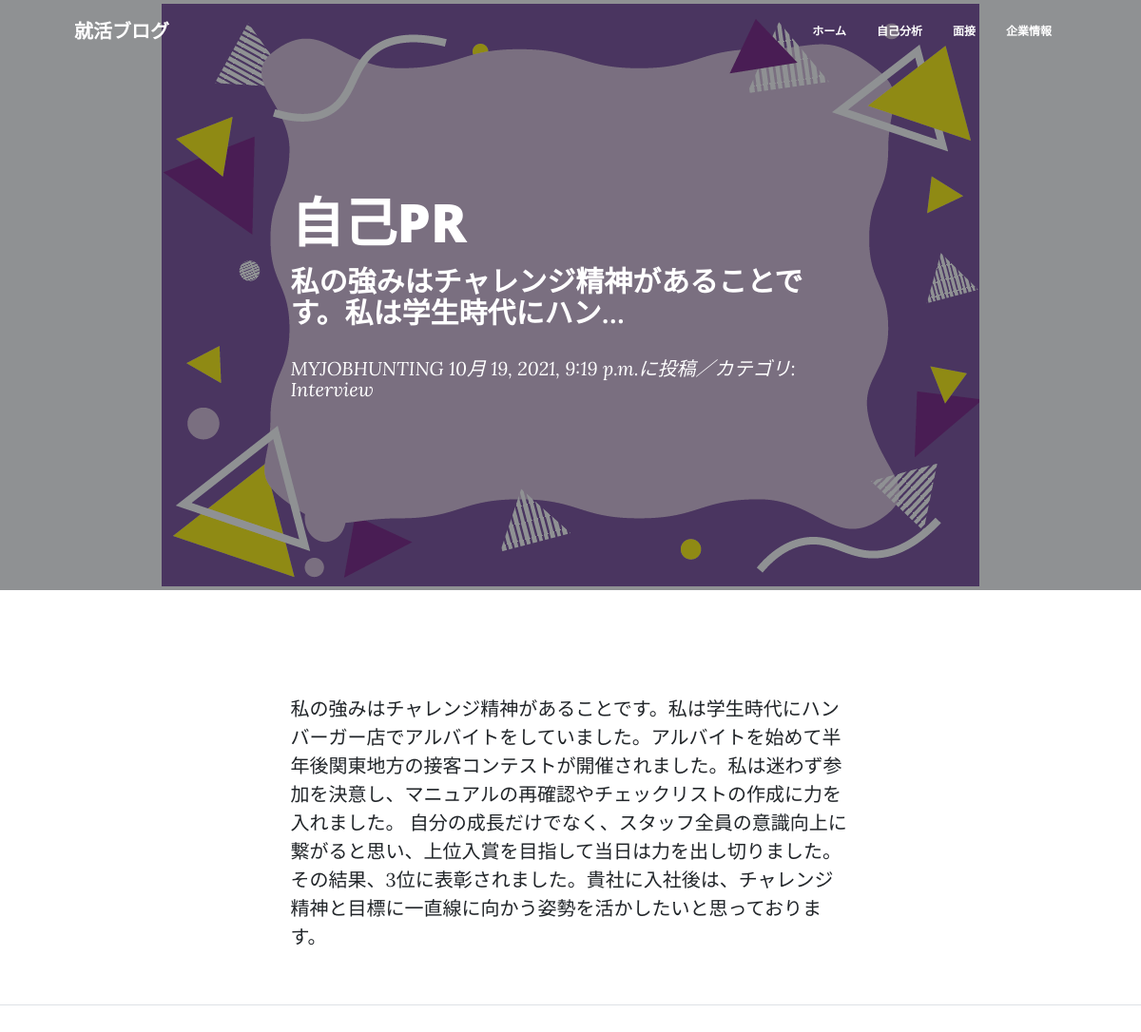
The page /blog-detail/37/ on the database its author committed.
### job/models.py (models this page shows, shortened)
class BlogPost(models.Model):
    CATEGORY = (('Yourself', '自己分析のこと'), ('Interview', '面接のこと'), ('Companyinfo', '企業情報のこと'))
    title = models.CharField(
        verbose_name='タイトル', # フィールドのタイトル
        max_length=200        # 最大文字数は200
        )
    content = models.TextField(
        verbose_name='本文'   # フィールドのタイトル
        )
    posted_at = models.DateTimeField(
        verbose_name='投稿日時', # フィールドのタイトル
        auto_now_add=True       # 日時を自動追加
        )
    category = models.CharField(
        verbose_name='カテゴリ', # フィールドのタイトル
        max_length=50,        # 最大文字数は50
        choices=CATEGORY
        )

### job/views.py (the view)
class BlogDetail(DetailView):
    template_name ='post.html'
    model = BlogPost

### job/templates/post.html (shortened to what this page needs)
{% extends 'base.html' %}
{% load static %}
  {% block header %}
  <header class="masthead"
          style="background-image: url({% static 'assets/img/fggh.png' %})">
    <div class="container position-relative px-4 px-lg-5">
      <div class="row gx-4 gx-lg-5 justify-content-center">
        <div class="col-md-10 col-lg-8 col-xl-7">
          <div class="post-heading">
            <h1>{{object.title}}</h1>
            <h2 class="subheading">{{object.content|truncatechars:30}}</h2>
            <span class="meta">
            <a href={% url 'job:index' %}>MYJOBHUNTING</a>
            {{object.posted_at}}に投稿／カテゴリ:
            {{object.category}}</span>
          </div>
        </div>
      </div>
    </div>
  </header>
  {% endblock %}
  {% block contents %}
  <article class="mb-4">
    <div class="container px-4 px-lg-5">
      <div class="row gx-4 gx-lg-5 justify-content-center">
        <div class="col-md-10 col-lg-8 col-xl-7">
        　　<p>{{object.content}}</p>
        </div>
      </div>
    </div>
  </article>
  <hr>
  {% endblock %}

### rows shown on the page
BlogPost: title "自己PR", content "私の強みはチャレンジ精神があることです。私は学生時代にハン…", posted_at "10月 19, 2021, 9:19 p.m.", category "Interview", content "私の強みはチャレンジ精神があることです。私は学生時代にハンバーガー店でアルバイトをしていました。アルバイトを始めて半年後関東地方の接客コンテストが開催されました。私は迷わず参加を決意し、マニュアルの再確認やチェックリストの作成に力を入れました。 自分の成長だけでなく、スタッフ全員の意識向上に繋がると思い、上位入賞を目指して当日は力を出し切りました。その結果、3位に表彰されました。貴社に入社後は、チャレンジ精神と目標に一直線に向かう姿勢を活かしたいと思っております。"
